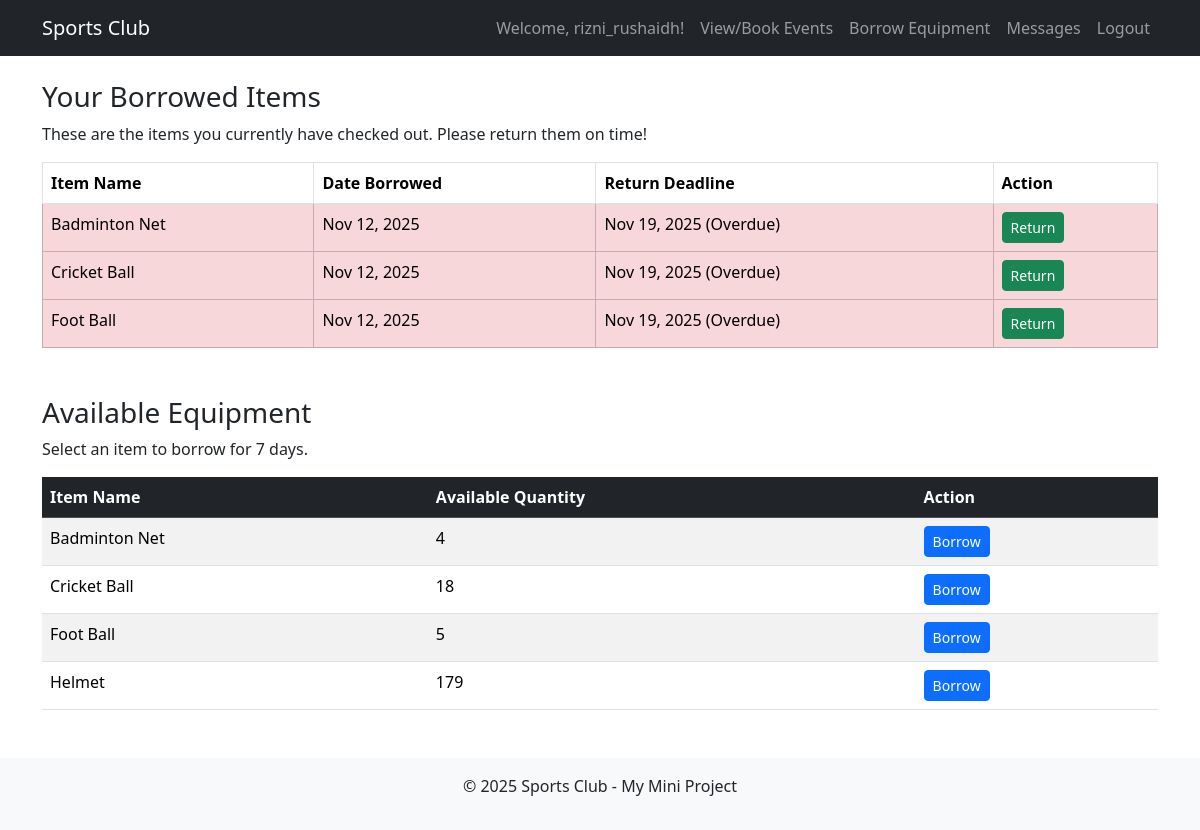
Screenshot of /member_equipment.php (signed in) with the database file from the repository.
### tables this page shows
CREATE TABLE `equipmentborrowing` (
  `borrow_id` int(11) NOT NULL,
  `member_id` int(11) NOT NULL,
  `equipment_id` int(11) NOT NULL,
  `borrow_date` datetime NOT NULL,
  `return_deadline` datetime NOT NULL,
  `actual_return_date` datetime DEFAULT NULL
);

CREATE TABLE `equipment` (
  `equipment_id` int(11) NOT NULL,
  `item_name` varchar(100) NOT NULL,
  `total_quantity` int(11) NOT NULL,
  `available_quantity` int(11) NOT NULL
);

### member_equipment.php (the view, shortened to what this page needs)
<?php
include 'header.php';
include 'db_connect.php';
$member_id = $_SESSION['member_id'];
?>
<h3>Your Borrowed Items</h3>
<p>These are the items you currently have checked out. Please return them on time!</p>
<table class="table table-bordered mb-5">
    <thead>
        <tr>
            <th>Item Name</th>
            <th>Date Borrowed</th>
            <th>Return Deadline</th>
            <th>Action</th>
        </tr>
    </thead>
    <tbody>
        <?php
        $borrow_sql = "SELECT b.borrow_id, e.item_name, b.borrow_date, b.return_deadline
                       FROM EquipmentBorrowing b
                       JOIN Equipment e ON b.equipment_id = e.equipment_id
                       WHERE b.member_id = ? AND b.actual_return_date IS NULL
                       ORDER BY b.return_deadline ASC";
        $stmt = $conn->prepare($borrow_sql);
        $stmt->bind_param("i", $member_id);
        $stmt->execute();
        $result = $stmt->get_result();
        if ($result->num_rows > 0) {
            while ($row = $result->fetch_assoc()) {
                $deadline = strtotime($row['return_deadline']);
                $is_overdue = $deadline < time();
                echo "<tr class='" . ($is_overdue ? "table-danger" : "") . "'>";
                echo "<td>" . htmlspecialchars($row['item_name']) . "</td>";
                echo "<td>" . date('M j, Y', strtotime($row['borrow_date'])) . "</td>";
                echo "<td>" . date('M j, Y', $deadline) . ($is_overdue ? " (Overdue)" : "") . "</td>";
                echo "<td><a href='return_equipment_process.php?borrow_id=" . $row['borrow_id'] . "' class='btn btn-sm btn-success'>Return</a></td>";
                echo "</tr>";
            }
        } else {
            echo "<tr><td colspan='4' class='text-center'>You have no items checked out.</td></tr>";
        }
        ?>
    </tbody>
</table>
<h3>Available Equipment</h3>
<p>Select an item to borrow for 7 days.</p>
<table class="table table-striped table-hover">
    <thead class="table-dark">
        <tr>
            <th>Item Name</th>
            <th>Available Quantity</th>
            <th>Action</th>
        </tr>
    </thead>
    <tbody>
        <?php
        $sql = "SELECT * FROM Equipment WHERE available_quantity > 0 ORDER BY item_name";
        $result = $conn->query($sql);
        if ($result->num_rows > 0) {
            while($row = $result->fetch_assoc()) {
                echo "<tr>";
                echo "<td>" . htmlspecialchars($row['item_name']) . "</td>";
                echo "<td>" . $row['available_quantity'] . "</td>";
                echo "<td>
                        <a href='borrow_equipment_process.php?equipment_id=" . $row['equipment_id'] . "' class='btn btn-sm btn-primary'>Borrow</a>
                      </td>";
                echo "</tr>";
            }
        } else {
            echo "<tr><td colspan='3' class='text-center'>No equipment is currently available.</td></tr>";
        }
        ?>
    </tbody>
</table>
<?php
include 'footer.php';
?>

### rows the page displays
equipmentborrowing: equipment.item_name "Badminton Net", borrow_date "Nov 12, 2025", return_deadline "Nov 19, 2025", shows "(Overdue)"
equipmentborrowing: equipment.item_name "Cricket Ball", borrow_date "Nov 12, 2025", return_deadline "Nov 19, 2025", shows "(Overdue)"
equipmentborrowing: equipment.item_name "Foot Ball", borrow_date "Nov 12, 2025", return_deadline "Nov 19, 2025", shows "(Overdue)"
equipment: item_name "Badminton Net", available_quantity "4"
equipment: item_name "Cricket Ball", available_quantity "18"
equipment: item_name "Foot Ball", available_quantity "5"
equipment: item_name "Helmet", available_quantity "179"

### other values shown
$_SESSION['username'] "rizni_rushaidh"
